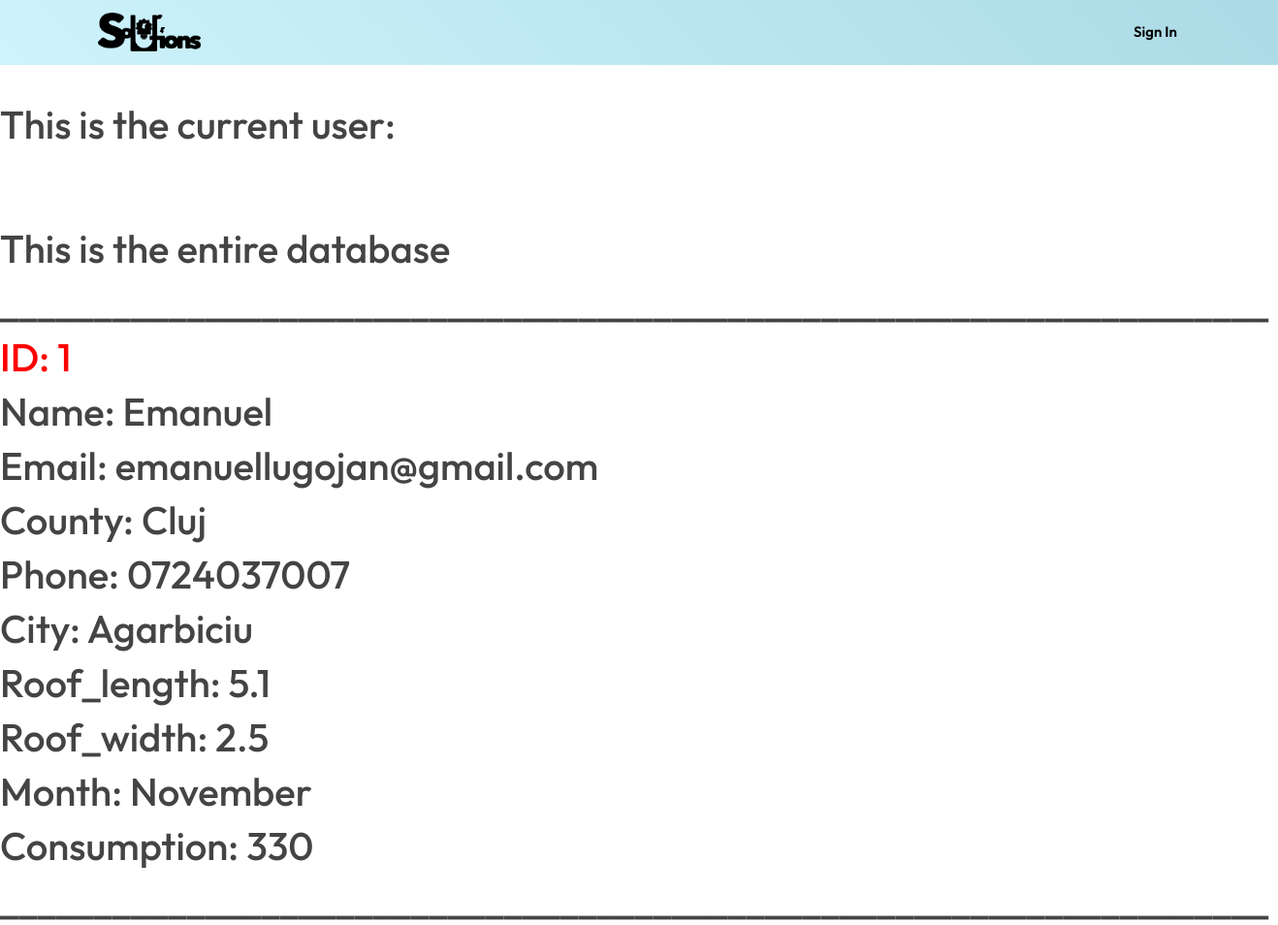
The page /database (upper part) on the database as committed earlier.
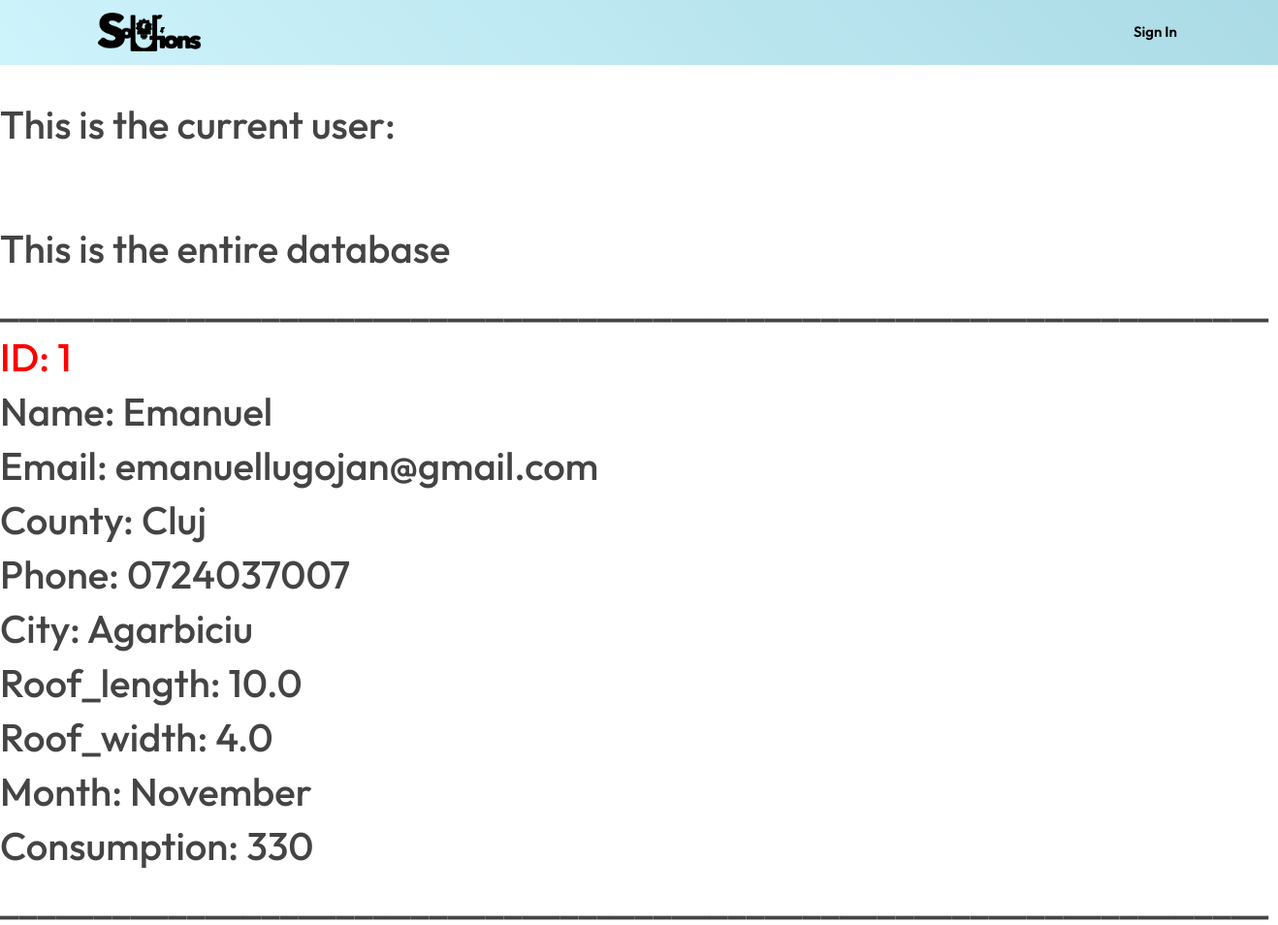
The same page on the database as committed later.
### website/models.py (models this page shows)
class User(db.Model, UserMixin):
    id = db.Column(db.Integer, primary_key=True)
    name = db.Column(db.String(150))
    email = db.Column(db.String(150), unique=True)
    password = db.Column(db.String(150))
    phone = db.Column(db.String(150))
    county = db.Column(db.String(150))
    city = db.Column(db.String(150))
    roof_length = db.Column(db.Float)
    roof_width = db.Column(db.Float)
    month = db.Column(db.String(150))
    consumption = db.Column(db.Integer)

### website/views.py (the view)
@views.route('/database')
def database():
    return render_template('database.html', user=current_user, table_user=User.query.all())

### website/templates/database.html (shortened to what this page needs)
{% extends "header_footer_general.html" %}
{% block content %}
<h1>This are all the users</h1>
<br>
<br>
<h1>This is the current user:</h1>
<br>
<br>
<br>
<h1>This is the entire database</h1>
{% for user in table_user %}
<h1>____________________________________________________________________</h1>
<h1 style="color: red;"> ID: {{user.id}} </h1>
<h1>Name: {{user.name}}</h1>
<h1>Email: {{user.email}}</h1>
<h1>County: {{user.county}}</h1>
<h1>Phone: {{user.phone}}</h1>
<h1>City: {{user.city}}</h1>
<h1>Roof_length: {{user.roof_length}}</h1>
<h1>Roof_width: {{user.roof_width}}</h1>
<h1>Month: {{user.month}}</h1>
<h1>Consumption: {{user.consumption}}</h1>
{% endfor %}
{% endblock %}

Rows that differ between the two databases and show on the page:
changed User "Emanuel": roof_length "5.1" → "10.0"; roof_width "2.5" → "4.0"
